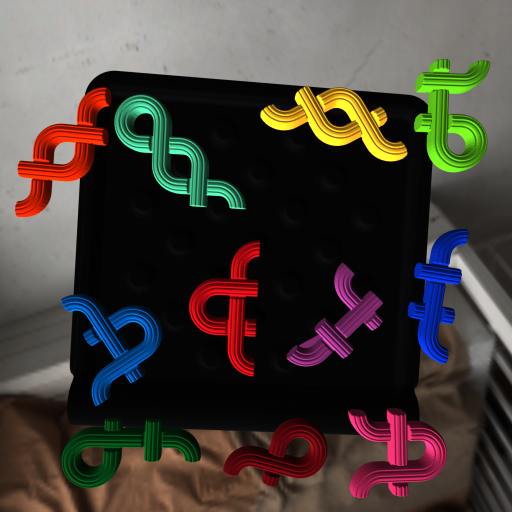
#> input picture debug-output/smoke-yolo-dataset-all-pieces/images/train/000003.png, 1024 x 1024 px (shown at 1/2 size); its folder holds 4 pictures in this run
$ jupyter execute --allow-errors 01_generate_synthetic_data.ipynb
#> lines starting #> are read from the running program, lines starting #| are printed output that depends on the picture
# 01 — Generate Synthetic YOLO Instance Segmentation Dataset

Generate a YOLO instance segmentation dataset for **IQ Noodles** pieces using BlenderProc.

**Input:** `IQ-Noodles.stl`

**Output:** `data/noodles_seg_dataset/` with images, labels, dataset.yaml, preview.jpg

**Architecture rule:** This notebook never imports `blenderproc`. All BlenderProc logic lives in `blenderproc_scene_generator.py`, called via subprocess.

## Section 0 — Dependencies & Config

[cell 1]
# Install required packages (uncomment as needed)
# !pip install -q "blenderproc>=2.7.0" "trimesh>=4.0.0" numpy opencv-python-headless Pillow matplotlib tqdm pyyaml requests

import os
import json
import random
import subprocess
import math
from pathlib import Path

import numpy as np
import cv2
import trimesh
import matplotlib.pyplot as plt
from tqdm import tqdm

# ── Project root (auto-detect from notebook location) ────────────────────────
NOTEBOOK_DIR = Path(os.getcwd())
PROJECT_ROOT = NOTEBOOK_DIR.parent if NOTEBOOK_DIR.name == 'notebooks' else NOTEBOOK_DIR
print(f"Project root: {PROJECT_ROOT}")

# ── Paths (all under data/) ──────────────────────────────────────────────────
DATA_DIR = PROJECT_ROOT / 'data'
STL_PATH = DATA_DIR / 'raw' / 'IQ-Noodles.stl'
PIECE_OBJS_DIR = DATA_DIR / 'piece_objs'
HDRI_DIR = DATA_DIR / 'hdri'
DATASET_DIR = DATA_DIR / 'noodles_seg_dataset'
GENERATOR_SCRIPT = PROJECT_ROOT / 'blenderproc_scene_generator.py'

# ── If STL is at project root, copy it to data/raw/ ─────────────────────────
STL_AT_ROOT = PROJECT_ROOT / 'IQ-Noodles.stl'
if not STL_PATH.exists() and STL_AT_ROOT.exists():
    STL_PATH.parent.mkdir(parents=True, exist_ok=True)
    import shutil
    shutil.copy2(STL_AT_ROOT, STL_PATH)
    print(f"Copied STL to {STL_PATH}")

#> (the rest of this cell did not finish here and is left out)

## Section 1 — STL Loading & OBJ Export

#> (a cell that did not finish here is left out)

#> (a cell that did not finish here is left out)

## Section 2 — HDRI Setup

[cell 4]
import requests

HDRI_DIR.mkdir(parents=True, exist_ok=True)
hdr_files = sorted(HDRI_DIR.glob('**/*.hdr'))

#> (the rest of this cell did not finish here and is left out)

[cell 5]
# Visual checkpoint: HDRI quick preview
preview_hdrs = hdr_files[:3]
if not preview_hdrs:
    print('⚠️ No HDRIs found to preview.')
else:
    fig, axes = plt.subplots(1, len(preview_hdrs), figsize=(6 * len(preview_hdrs), 3))
    if len(preview_hdrs) == 1:
        axes = [axes]

    for ax, hdr_path in zip(axes, preview_hdrs):
        hdr = cv2.imread(str(hdr_path), cv2.IMREAD_UNCHANGED)
        if hdr is None:
            ax.set_title(f'{hdr_path.name}\n(load failed)')
            ax.axis('off')
            continue

        hdr = hdr.astype(np.float32)
        scale = float(np.percentile(hdr, 99)) + 1e-6
        ldr = np.clip(hdr / scale, 0, 1) ** (1 / 2.2)
        ldr = cv2.cvtColor(ldr, cv2.COLOR_BGR2RGB)

        ax.imshow(ldr)
        ax.set_title(hdr_path.name, fontsize=9)
        ax.axis('off')

    plt.tight_layout()
    plt.show()
    print(f"✅ HDRI previewed: {[p.name for p in preview_hdrs]}")

## Section 3 — Placement Generator

[cell 6]
# [104 lines left out: functions _piece_half_size_rel, generate_placements, not called in this run]


# Quick test
test_seed = 12345
#> (the rest of this cell did not finish here and is left out)

[cell 7]
# Visual checkpoint: placement distribution preview
sample_count = 120
#> (the rest of this cell did not finish here and is left out)

## Section 4 — Dataset Generation Loop

[cell 8]
# Visual checkpoint: single-image smoke test before full generation
smoke_idx = 0
smoke_split = 'train'

smoke_img_name = f"smoke_{smoke_split}_{smoke_idx:05d}.png"
smoke_json_name = f"smoke_{smoke_split}_{smoke_idx:05d}.json"
smoke_output_img = DATASET_DIR / 'images' / smoke_split / smoke_img_name
smoke_output_json = DATASET_DIR / 'tmp' / smoke_json_name
smoke_label_path = DATASET_DIR / 'labels' / smoke_split / f"smoke_{smoke_split}_{smoke_idx:05d}.txt"
smoke_args_file = DATASET_DIR / 'tmp' / f"args_smoke_{smoke_split}_{smoke_idx:05d}.json"

smoke_output_img.parent.mkdir(parents=True, exist_ok=True)
smoke_output_json.parent.mkdir(parents=True, exist_ok=True)
smoke_label_path.parent.mkdir(parents=True, exist_ok=True)
smoke_args_file.parent.mkdir(parents=True, exist_ok=True)

smoke_env = os.environ.copy()
smoke_env['CYCLES_DEVICE'] = 'OPTIX'
smoke_env['MPLBACKEND'] = 'Agg'

#> (the rest of this cell did not finish here and is left out)

[cell 9]
# Visual checkpoint: smoke label audit (class correctness + color sanity)
from collections import Counter

smoke_img = cv2.imread(str(smoke_output_img))
if smoke_img is None:
    print('❌ Smoke image not found for audit')
else:
    smoke_img = cv2.cvtColor(smoke_img, cv2.COLOR_BGR2RGB)
    h, w = smoke_img.shape[:2]

    parsed_lines = []
    if smoke_label_path.exists():
        for raw_line in smoke_label_path.read_text().splitlines():
            line = raw_line.strip()
            if not line:
                continue
            parts = line.split()
            if len(parts) < 9:
                continue
            cls_id = int(parts[0])
            coords = [float(v) for v in parts[1:]]
            parsed_lines.append((cls_id, coords))

    present = sorted({cls for cls, _ in parsed_lines})
    expected = list(range(len(PIECE_LABELS))) if FORCE_ALL_PIECES else sorted(set(present))
    missing = [c for c in expected if c not in present]

    print(f'Annotations in smoke label file: {len(parsed_lines)}')
    print(f'Unique classes present: {present}')
    if FORCE_ALL_PIECES:
        print(f'Expected classes: {expected}')
        print(f'Missing classes: {missing if missing else "none"}')

    class_counts = Counter(cls for cls, _ in parsed_lines)
    for cls_id in sorted(class_counts):
        print(f"  class {cls_id:2d} ({CLASS_NAMES.get(cls_id, '?')}): {class_counts[cls_id]}")

    preview = smoke_img.copy()
    palette_rgb = [tuple(int(255 * c) for c in PIECE_COLORS_LINEAR[lbl]) for lbl in PIECE_LABELS]

    for cls_id, coords in parsed_lines:
        pts = []
        for i in range(0, len(coords), 2):
            x = int(np.clip(coords[i], 0, 1) * (w - 1))
            y = int(np.clip(coords[i + 1], 0, 1) * (h - 1))
            pts.append([x, y])
        pts = np.array(pts, dtype=np.int32)
        color = palette_rgb[cls_id % len(palette_rgb)]
        cv2.polylines(preview, [pts], True, color, 2)

        centroid = pts.mean(axis=0).astype(int)
        label_txt = f"{cls_id}:{PIECE_LABELS[cls_id]}" if cls_id < len(PIECE_LABELS) else str(cls_id)
        cv2.putText(
            preview,
            label_txt,
            (int(centroid[0]), int(centroid[1])),
            cv2.FONT_HERSHEY_SIMPLEX,
            0.45,
            color,
            2,
            cv2.LINE_AA,
        )

    plt.figure(figsize=(7, 7))
    plt.imshow(preview)
    plt.title(f'Smoke label audit | anns={len(parsed_lines)} | missing={len(missing)}')
    plt.axis('off')
    plt.show()

    swatch_h = 30
    swatch = np.zeros((swatch_h * len(PIECE_LABELS), 260, 3), dtype=np.uint8)
    for i, lbl in enumerate(PIECE_LABELS):
        color = np.array(palette_rgb[i], dtype=np.uint8)
        swatch[i * swatch_h:(i + 1) * swatch_h, 0:60] = color
        txt = f"{i}: {lbl}  {CLASS_NAMES.get(i, '')}"
        cv2.putText(swatch, txt, (70, i * swatch_h + 20), cv2.FONT_HERSHEY_SIMPLEX, 0.45, (255, 255, 255), 1, cv2.LINE_AA)

    plt.figure(figsize=(7, 5))
    plt.imshow(swatch)
    plt.title('Class-color reference used in preview')
    plt.axis('off')
    plt.show()

    print('✅ Smoke label audit complete')

[cell 10]
# Visual checkpoint: index reference image (for manual color remap)
ref_img = cv2.imread(str(smoke_output_img))

if ref_img is None:
    print('❌ Smoke image not found for index reference')
else:
    ref_img = cv2.cvtColor(ref_img, cv2.COLOR_BGR2RGB)
    h, w = ref_img.shape[:2]

    idx_lines = []
    if smoke_label_path.exists():
        for raw_line in smoke_label_path.read_text().splitlines():
            line = raw_line.strip()
            if not line:
                continue
            parts = line.split()
            if len(parts) < 9 or (len(parts) - 1) % 2 != 0:
                continue
            cls_id = int(parts[0])
            coords = [float(v) for v in parts[1:]]
            idx_lines.append((cls_id, coords))

    ref_overlay = ref_img.copy()
    img_center = np.array([w / 2.0, h / 2.0], dtype=np.float32)

    for cls_id, coords in idx_lines:
        pts = []
        for i in range(0, len(coords), 2):
            x = int(np.clip(coords[i], 0, 1) * (w - 1))
            y = int(np.clip(coords[i + 1], 0, 1) * (h - 1))
            pts.append([x, y])
        pts = np.array(pts, dtype=np.int32)
        if pts.shape[0] < 3:
            continue

        cv2.polylines(ref_overlay, [pts], True, (255, 255, 255), 2)

        centroid = pts.mean(axis=0).astype(np.float32)
        direction = centroid - img_center
        norm = float(np.linalg.norm(direction))
        if norm < 1e-5:
            direction = np.array([1.0, -1.0], dtype=np.float32)
            norm = float(np.linalg.norm(direction))
        direction = direction / norm

        label_pos = centroid + direction * 42.0
        lx = int(np.clip(label_pos[0], 16, w - 16))
        ly = int(np.clip(label_pos[1], 16, h - 16))
        cx, cy = int(centroid[0]), int(centroid[1])

        cv2.line(ref_overlay, (cx, cy), (lx, ly), (255, 255, 255), 1, cv2.LINE_AA)
        cv2.circle(ref_overlay, (lx, ly), 11, (0, 0, 0), -1, cv2.LINE_AA)
        cv2.circle(ref_overlay, (lx, ly), 11, (255, 255, 255), 1, cv2.LINE_AA)
        cv2.putText(
            ref_overlay,
            str(cls_id),
            (lx - 7, ly + 5),
            cv2.FONT_HERSHEY_SIMPLEX,
            0.55,
            (255, 255, 255),
            2,
            cv2.LINE_AA,
        )

    ref_path = DATASET_DIR / 'tmp' / 'smoke_index_reference.png'
    ref_path.parent.mkdir(parents=True, exist_ok=True)
    cv2.imwrite(str(ref_path), cv2.cvtColor(ref_overlay, cv2.COLOR_RGB2BGR))

    fig, axes = plt.subplots(1, 2, figsize=(12, 6))
    axes[0].imshow(ref_img)
    axes[0].set_title('Smoke image (clean)')
    axes[0].axis('off')

    axes[1].imshow(ref_overlay)
    axes[1].set_title('Index reference (labels off-piece)')
    axes[1].axis('off')

    plt.tight_layout()
    plt.show()

    print(f'✅ Index reference saved: {ref_path}')
    print('Index order reminder: 0:A, 1:B, 2:C, 3:D, 4:E, 5:F, 6:G, 7:H, 8:I, 9:J, 10:K')

[cell 11]
# Small-batch override for validation (fast check before full run)
SMALL_BATCH_TRAIN = 12
SMALL_BATCH_VAL = 4
NUM_TRAIN_IMAGES = SMALL_BATCH_TRAIN
NUM_VAL_IMAGES = SMALL_BATCH_VAL
print(f'✅ Small-batch override: train={NUM_TRAIN_IMAGES}, val={NUM_VAL_IMAGES}')

[cell 12]
from collections import Counter
from concurrent.futures import ThreadPoolExecutor, as_completed
import threading

# ── GPU config ─────────────────────────────────────────────────────────────────
GPU_WORKERS = 1
MAX_RENDER_ATTEMPTS = 4
OVERLAP_PIXEL_THRESHOLD = 4

BLENDER_ENV = os.environ.copy()
BLENDER_ENV['MPLBACKEND'] = 'Agg'

# ── Create dataset directories ─────────────────────────────────────────────────
for split in ['train', 'val']:
    (DATASET_DIR / 'images' / split).mkdir(parents=True, exist_ok=True)
    (DATASET_DIR / 'labels' / split).mkdir(parents=True, exist_ok=True)
(DATASET_DIR / 'tmp').mkdir(parents=True, exist_ok=True)

#> (the rest of this cell did not finish here and is left out)

[cell 13]
# Visual checkpoint: dataset generation snapshot
for split in ['train', 'val']:
    img_dir = DATASET_DIR / 'images' / split
    lbl_dir = DATASET_DIR / 'labels' / split
    imgs = sorted(img_dir.glob('*.png'))
    lbls = sorted(lbl_dir.glob('*.txt'))
    non_empty = 0
    for lp in lbls:
        try:
            if lp.read_text().strip():
                non_empty += 1
        except Exception:
            pass
    pct = (100.0 * non_empty / len(lbls)) if lbls else 0.0
    print(f"{split}: {len(imgs)} images, {len(lbls)} labels, {non_empty} non-empty ({pct:.1f}%)")

train_imgs = sorted((DATASET_DIR / 'images' / 'train').glob('*.png'))
if not train_imgs:
    print('⚠️ No train images to preview yet.')
else:
    sample_imgs = random.sample(train_imgs, min(6, len(train_imgs)))
    fig, axes = plt.subplots(2, 3, figsize=(16, 10))
    axes = axes.flatten()

    for i, img_path in enumerate(sample_imgs):
        img = cv2.imread(str(img_path))
#> img is the input picture: shape (1024, 1024, 3); mean B, G, R 57.7, 63.4, 70.8
        if img is None:
            axes[i].set_title(f"{img_path.name}\n(load failed)", fontsize=9)
            axes[i].axis('off')
            continue

        img = cv2.cvtColor(img, cv2.COLOR_BGR2RGB)
        lbl_path = DATASET_DIR / 'labels' / 'train' / f"{img_path.stem}.txt"
        ann_count = 0
        if lbl_path.exists():
            ann_count = len([ln for ln in lbl_path.read_text().splitlines() if ln.strip()])

        axes[i].imshow(img)
        axes[i].set_title(f"{img_path.name}\nanns={ann_count}", fontsize=9)
        axes[i].axis('off')

    for j in range(len(sample_imgs), len(axes)):
        axes[j].axis('off')
#> this loop made 2 passes
#> j on passes 1 to 2: 4, 5

    plt.tight_layout()
    plt.show()
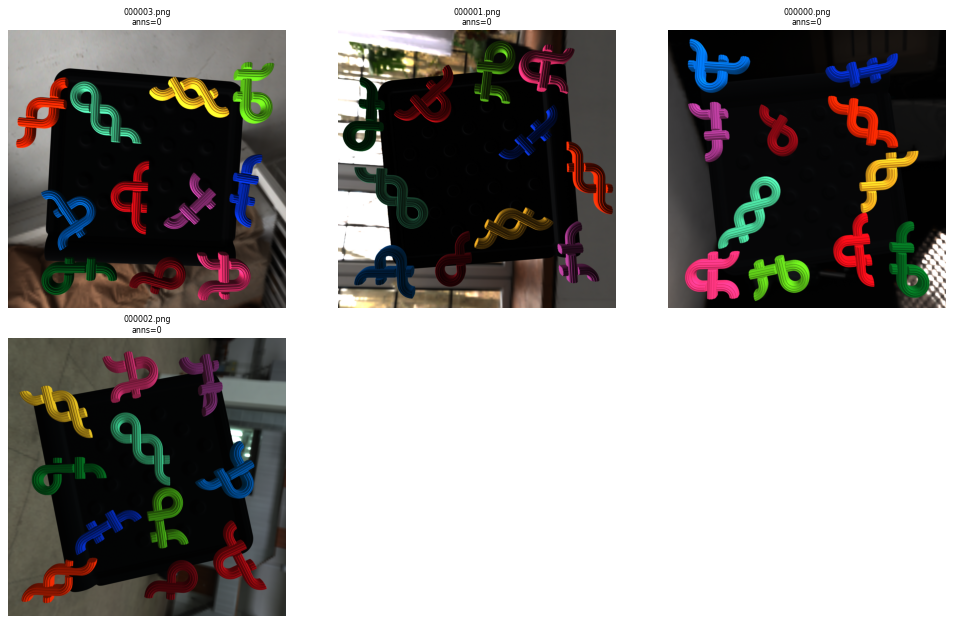
#> figure drawn by matplotlib, 4 panels
    print('✅ Generation snapshot checkpoint complete')

[cell 14]
# Small-batch metrics: non-empty label rate + per-image annotation counts
def _counts_for_split(split, n_expected):
    counts = []
    for i in range(n_expected):
        lp = DATASET_DIR / 'labels' / split / f"{split}_{i:05d}.txt"
        if not lp.exists():
            counts.append(None)
            continue
        lines = [ln for ln in lp.read_text().splitlines() if ln.strip()]
        counts.append(len(lines))
    return counts

for split, n_expected in [('train', SMALL_BATCH_TRAIN), ('val', SMALL_BATCH_VAL)]:
    counts = _counts_for_split(split, n_expected)
    valid = [c for c in counts if c is not None]
    non_empty = [c for c in valid if c > 0]
    non_empty_rate = (100.0 * len(non_empty) / len(valid)) if valid else 0.0
    print(f"{split}: files={len(valid)}/{n_expected}, non-empty={len(non_empty)}/{len(valid)} ({non_empty_rate:.1f}%)")
    print(f"{split} per-image annotation counts: {counts}")
